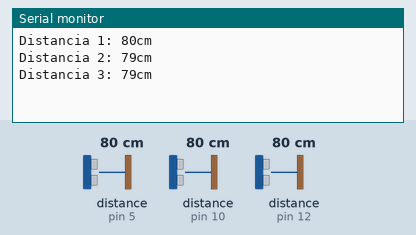
Simulated run of this sketch. Board: Arduino Uno, built with avr-gcc and run on an emulated ATmega328P. Shown: the last lines printed to the serial monitor. Wiring (inferred from the names in the program): 3 × ultrasonic range finder: trigger pin 2, echo pin 10 / trigger pin 4, echo pin 5 / trigger pin 14, echo pin 12. Inputs (shaded band) come from the test bench; at power-on: distance to the obstacle (sensors on pin 5, pin 10, pin 12) 80 cm. The echo pulse lasts 58.3 µs per cm.

Above: at 5.8 s.
5.9 s: distance to the obstacle (sensor on pin 5) set to 2 cm
At 9.2 s:
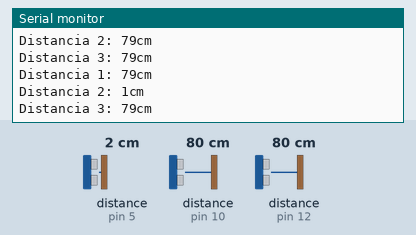
11.9 s: distance to the obstacle (sensor on pin 10) set to 2 cm
17.9 s: distance to the obstacle (sensor on pin 12) set to 2 cm
At 18.6 s:
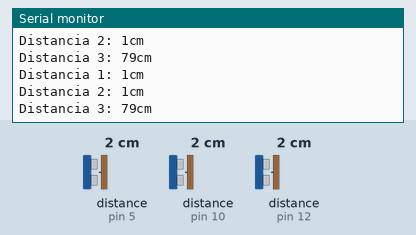
23.9 s: distance to the obstacle (sensor on pin 5) set to 4 cm
At 28.8 s:
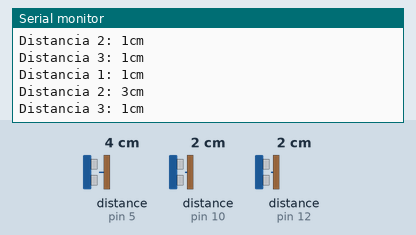
29.9 s: distance to the obstacle (sensor on pin 10) set to 4 cm
At 33.9 s:
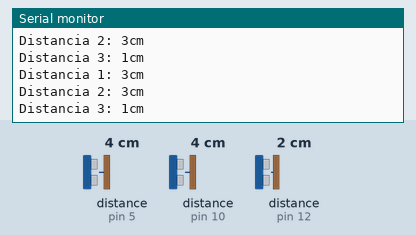
35.9 s: distance to the obstacle (sensor on pin 12) set to 4 cm
At 39.1 s:
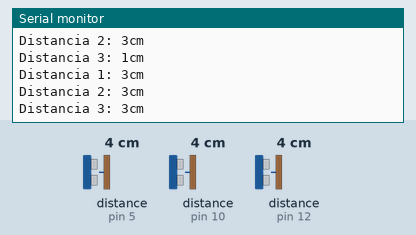
Timing chart, 0 to 40.6 s (numbered marks = the images above; inputs shaded):
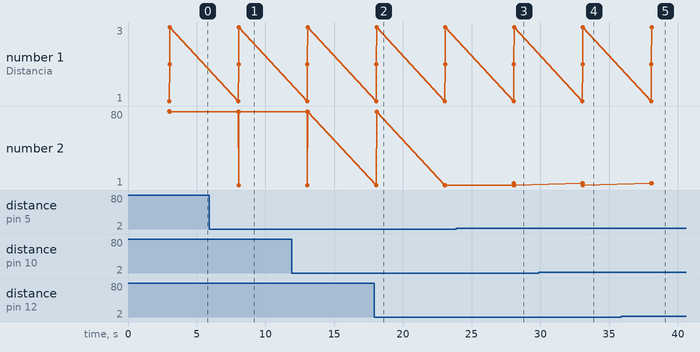

Measured:
- after the input at 5.9 s, the serial monitor: prints a new line after 2.1 s (image 1)
- after the input at 23.9 s, the serial monitor: prints a new line after 4.2 s (image 3)
- after the input at 29.9 s, the serial monitor: prints a new line after 3.2 s (image 4)
- after the input at 35.9 s, the serial monitor: prints a new line after 2.2 s (image 5)

The sketch:

ultrasonico.ino
```cpp
//15-10
//4-5
//14-2
const int triger1 = 2;
const int echo1   = 10;
const int triger2 = 4;
const int echo2   = 5;
const int triger3 = 14;
const int echo3   = 12;

int d1,d2,d3;
long esp1,esp2,esp3;

void setup() {
  Serial.begin(9600);
  pinMode(triger1, OUTPUT);
  pinMode(echo1,    INPUT);
  pinMode(triger2, OUTPUT);
  pinMode(echo2,    INPUT);
  pinMode(triger3, OUTPUT);
  pinMode(echo3,    INPUT);
  digitalWrite(triger1, LOW);
  digitalWrite(triger2, LOW);
  digitalWrite(triger3, LOW);
}

void loop()
{

  digitalWrite(triger1, LOW);delayMicroseconds(10);digitalWrite(triger1, HIGH);delayMicroseconds(10);digitalWrite(triger1, LOW);esp1 = (pulseIn(echo1, HIGH)/2); d1 = int(esp1 * 0.0343);
  delay (1000);
  digitalWrite(triger2, LOW);delayMicroseconds(10);digitalWrite(triger2, HIGH);delayMicroseconds(10);digitalWrite(triger2, LOW);esp2 = (pulseIn(echo2, HIGH)/2); d2 = int(esp2 * 0.0343);
  delay (1000);
  digitalWrite(triger3, LOW);delayMicroseconds(10);digitalWrite(triger3, HIGH);delayMicroseconds(10);digitalWrite(triger3, LOW);esp3 = (pulseIn(echo3, HIGH)/2); d3 = int(esp3 * 0.0343);
  delay (1000);

  Serial.print("Distancia 1: ");
  Serial.print(d1);
  Serial.print("cm");
  Serial.println();
  Serial.print("Distancia 2: ");
  Serial.print(d2);
  Serial.print("cm");
  Serial.println();
  Serial.print("Distancia 3: ");
  Serial.print(d3);
  Serial.print("cm");
  Serial.println();
  delay(2000);
}
```
